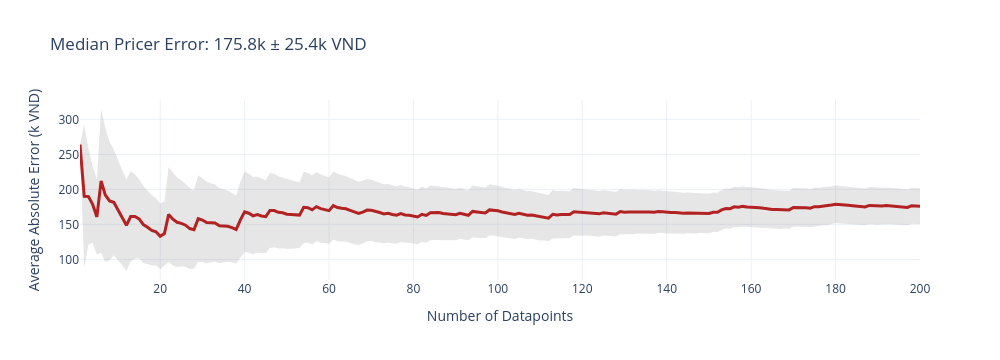
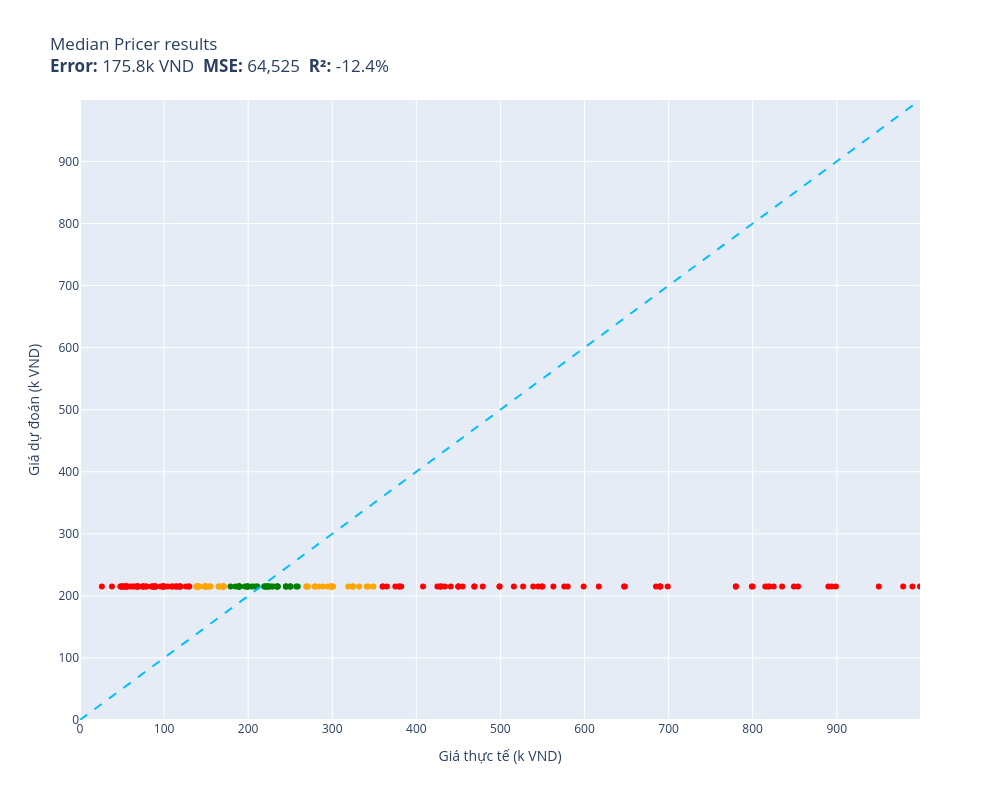

The code cell stored with these charts, in order, in its notebook:
### Code cell
training_median = float(np.median(train_prices))
print(f"Training median price: {training_median:.1f} k VND")

def median_pricer(item):
    return training_median

results["1c. Median"] = evaluate(median_pricer, test)

### Figure 1 — Plotly figure (JSON) as saved in the notebook; plotly's stock layout.template omitted (floating-point values rounded to 4 significant figures; data arrays with more than 128 entries replaced by an {"elided": "..."} marker saying what was removed)
{"data": [{"fill": "toself", "fillcolor": "rgba(128,128,128,0.2)", "hoverinfo": "skip", "line": {"color": "rgba(255,255,255,0)"}, "name": "95% CI", "showlegend": false, "type": "scatter", "x": {"elided": "400 int values"}, "y": {"elided": "400 float values"}}, {"customdata": {"elided": "200x1 float values"}, "hovertemplate": "n=%{x}<br>Avg Error=%{y:.1f}k VND<br>±95% CI=%{customdata[0]:.1f}k<extra></extra>", "line": {"color": "firebrick", "width": 3}, "mode": "lines", "name": "Cumulative Avg Error", "type": "scatter", "x": {"elided": "200 int values"}, "y": {"elided": "200 float values"}}], "layout": {"height": 360, "showlegend": false, "title": {"text": "Median Pricer Error: 175.8k ± 25.4k VND"}, "width": 1000, "xaxis": {"title": {"text": "Number of Datapoints"}}, "yaxis": {"title": {"text": "Average Absolute Error (k VND)"}}}}

### Figure 2 — Plotly figure (JSON) as saved in the notebook; plotly's stock layout.template omitted (floating-point values rounded to 4 significant figures)
{"data": [{"customdata": [["Thùng lưu trữ, hộp đựng đồ đa năng bằng ...\\Dự đoán: 215.0k VND  Thực tế: 479.0k VND"], ["Bộ Gí Đỡ Từ Đa Chức Năng Hoco PH19 - Hàn...\\Dự đoán: 215.0k VND  Thực tế: 99.0k VND"], ["Chì Kẻ Mày Xé Suri 101 Black Màu Đen E27...\\Dự đoán: 215.0k VND  Thực tế: 26.0k VND"], ["Phần Mềm Diệt Virus Trend Micro Maximum ...\\Dự đoán: 215.0k VND  Thực tế: 360.0k VND"], ["Ugreen UG20868US174TK 2M màu Hồng Dây US...\\Dự đoán: 215.0k VND  Thực tế: 126.0k VND"], ["Combo Bộ sạc ANSMANN POWERLINE 4 Smart k...\\Dự đoán: 215.0k VND  Thực tế: 685.0k VND"], ["Cặp Nút Đệm Tai Nghe Silicone Thay Thế C...\\Dự đoán: 215.0k VND  Thực tế: 50.0k VND"], ["BÚA ĐA NĂNG TOTAL THMFH0126 - HÀNG CHÍNH...\\Dự đoán: 215.0k VND  Thực tế: 527.0k VND"], ["Combo 4 miếng dán đỡ kệ gỗ VINAVU, giúp ...\\Dự đoán: 215.0k VND  Thực tế: 52.0k VND"], ["Miếng Dán Dẻo PPF Mặt Lưng, Mặt Trước Dà...\\Dự đoán: 215.0k VND  Thực tế: 130.0k VND"], ["Giá Đỡ Dây Cáp Wi WU CH011 - Hàng Chính ...\\Dự đoán: 215.0k VND  Thực tế: 110.0k VND"], ["Quần Kaki nam Khatoco Q2M578R1-CNRE598-2...\\Dự đoán: 215.0k VND  Thực tế: 434.0k VND"], ["Sạc dành cho Laptop Gaming Asus ROG Stri...\\Dự đoán: 215.0k VND  Thực tế: 950.0k VND"], ["Ba lô, balo  laptop thời trang Hàn Quốc ...\\Dự đoán: 215.0k VND  Thực tế: 100.0k VND"], ["Mũ len liền khăn lót nỉ trùm kín cổ siêu...\\Dự đoán: 215.0k VND  Thực tế: 115.0k VND"], ["Thú nhồi bông rồng sữa vô tri êm mịn - S...\\Dự đoán: 215.0k VND  Thực tế: 815.0k VND"], ["Muối Rửa Bát Finish chuyên dụng chuyên ...\\Dự đoán: 215.0k VND  Thực tế: 119.0k VND"], ["Tinh dầu Tràm Huế thương hiệu Làng Hạ 10...\\Dự đoán: 215.0k VND  Thực tế: 79.0k VND"], ["Combo Mút Trang Điểm Mastige Màu Cam Nhạ...\\Dự đoán: 215.0k VND  Thực tế: 68.0k VND"], ["Nàng Tiên Tóc Mây DK81159\\Dự đoán: 215.0k VND  Thực tế: 76.0k VND"], ["Ugreen UG30701US154TK 13CM Màu Đen Dây U...\\Dự đoán: 215.0k VND  Thực tế: 89.0k VND"], ["Phần mềm thiết kế iSolid 3D phiên bản ti...\\Dự đoán: 215.0k VND  Thực tế: 894.0k VND"], ["Quạt treo tường Lifan TE-1689 có remote ...\\Dự đoán: 215.0k VND  Thực tế: 835.0k VND"], ["Miếng Kính Cường Lực Chống Nhìn Trộm cho...\\Dự đoán: 215.0k VND  Thực tế: 450.0k VND"], ["Sandal dongnai dép quai hậu nữ A24 dù xa...\\Dự đoán: 215.0k VND  Thực tế: 90.0k VND"], ["Tinh Chất Dưỡng Sáng Da Vitamin C CNP De...\\Dự đoán: 215.0k VND  Thực tế: 780.0k VND"], ["Mì Trứng Cao Cấp Meizan (500g)\\Dự đoán: 215.0k VND  Thực tế: 50.0k VND"], ["Combo 5 Giấy Thấm Dầu Mayan  (100 Tờ / G...\\Dự đoán: 215.0k VND  Thực tế: 86.0k VND"], ["Bát Ăn Trẻ Em Amori 580ml - Hàng Cao Cấp...\\Dự đoán: 215.0k VND  Thực tế: 63.0k VND"], ["Chuột máy tính có dây Gaming Newmen GX6,...\\Dự đoán: 215.0k VND  Thực tế: 365.0k VND"], ["Ổ Khóa Chống Trộm Thông Minh\\Dự đoán: 215.0k VND  Thực tế: 88.0k VND"], ["Sữa bột Enfagrow A+ Neuropro 4 1.7kg với...\\Dự đoán: 215.0k VND  Thực tế: 979.0k VND"], ["BẠT CHỐNG NẮNG PHÍA TRONG KÍNH LÁI Xe Ô ...\\Dự đoán: 215.0k VND  Thực tế: 75.0k VND"], ["MÁY MÀI 100MM 710W TOLSEN 79544 - HÀNG C...\\Dự đoán: 215.0k VND  Thực tế: 647.0k VND"], ["Máy Đo Huyết Áp Cơ ALPK2 - Nhập Khẩu Chí...\\Dự đoán: 215.0k VND  Thực tế: 825.0k VND"], ["Chà bông xù Viettin Mart 500G\\Dự đoán: 215.0k VND  Thực tế: 113.0k VND"], ["Mũ Lưỡi Trai Nam Thời Trang Lính Cao Cấp...\\Dự đoán: 215.0k VND  Thực tế: 85.0k VND"], ["Pin dùng cho Laptop Acer One 725 - Hàng ...\\Dự đoán: 215.0k VND  Thực tế: 516.0k VND"], ["Giày Sandal (Xăng Đan) dép quai hậu big ...\\Dự đoán: 215.0k VND  Thực tế: 580.0k VND"], ["Ốp lưng chống sốc vân kim loại cho Samsu...\\Dự đoán: 215.0k VND  Thực tế: 75.0k VND"], ["Canxi Nano calcium D3 MK7 -Hộp 100 Viên ...\\Dự đoán: 215.0k VND  Thực tế: 119.0k VND"], ["Rượu Vang Chile Yali Wetland Reserva Cab...\\Dự đoán: 215.0k VND  Thực tế: 450.0k VND"], ["Miếng Lót Chuột MousePad Trải Bàn Nitend...\\Dự đoán: 215.0k VND  Thực tế: 119.0k VND"], ["Balo Laptop 15.6 inch KMORE The CARTER -...\\Dự đoán: 215.0k VND  Thực tế: 550.0k VND"], ["Kiếng Hậu Kitaco Z2 Japan 10mm\\Dự đoán: 215.0k VND  Thực tế: 690.0k VND"], ["Sữa bột Nestlé NAN INFINIPRO A2 1 với cô...\\Dự đoán: 215.0k VND  Thực tế: 690.0k VND"], ["Balo Nữ Thời Trang 3in1 Hình BTS MH566\\Dự đoán: 215.0k VND  Thực tế: 49.0k VND"], ["Bình Uống Nước Cho Bé LocknLock HAP916 4...\\Dự đoán: 215.0k VND  Thực tế: 408.0k VND"], ["Thắt Lưng Nữ Dây Nịt Nữ Button mang đầm ...\\Dự đoán: 215.0k VND  Thực tế: 99.0k VND"], ["Chảo Nhôm Chống Dính You Cook 18cm\\Dự đoán: 215.0k VND  Thực tế: 109.0k VND"], ["THINK BIG DO BIGGER, mã G92. Áo thun nam...\\Dự đoán: 215.0k VND  Thực tế: 99.0k VND"], ["Quần Jean nam Leman đen mài xám JD14 - S...\\Dự đoán: 215.0k VND  Thực tế: 549.0k VND"], ["Áo ren organza trắng Maxivic M042302\\Dự đoán: 215.0k VND  Thực tế: 890.0k VND"], ["Nón hiphop NEON POKER black\\Dự đoán: 215.0k VND  Thực tế: 99.0k VND"], ["Serum Prettyskin B5 Phục Hồi, Dưỡng Sáng...\\Dự đoán: 215.0k VND  Thực tế: 375.0k VND"], ["Sạc Tương Thích Cho Laptop Asus Vivobook...\\Dự đoán: 215.0k VND  Thực tế: 800.0k VND"], ["Thắt lưng bản 4cm. Mặt khoá phong cách\\Dự đoán: 215.0k VND  Thực tế: 79.0k VND"], ["Bộ chuyển đổi Mini displayport sang H...\\Dự đoán: 215.0k VND  Thực tế: 563.0k VND"], ["Ví nữ cầm tay vuông mini hình cỏ ba lá  ...\\Dự đoán: 215.0k VND  Thực tế: 38.0k VND"], ["Máy Xay Sinh Tố BlueStone BLB-5328 1.5 L...\\Dự đoán: 215.0k VND  Thực tế: 999.0k VND"], ["[Hàng Chính Hãng] Loa SoundMax A180/2...\\Dự đoán: 215.0k VND  Thực tế: 455.0k VND"], ["Bánh Custas kem trứng Orion hộp 276g\\Dự đoán: 215.0k VND  Thực tế: 60.0k VND"], ["Đèn pin đội đầu j78 chiếu xa ánh sáng mạ...\\Dự đoán: 215.0k VND  Thực tế: 379.0k VND"], ["Loa SUB Siêu Trầm Cao Cấp S1 - Hàng Nhập...\\Dự đoán: 215.0k VND  Thực tế: 849.0k VND"], ["Combo 3 Kem Đánh Răng P/S Trắng Răng Tha...\\Dự đoán: 215.0k VND  Thực tế: 104.0k VND"], ["Cáp âm thanh chuyển jack 3.5mm sang 2 đầ...\\Dự đoán: 215.0k VND  Thực tế: 115.0k VND"], ["Ugreen UG80110CM261TK bộ chuyển RS232 ra...\\Dự đoán: 215.0k VND  Thực tế: 441.0k VND"], ["THANH XỐP RUY BĂNG CUỐN TÓC KHÔNG NHIỆT ...\\Dự đoán: 215.0k VND  Thực tế: 96.0k VND"], ["Máy Nghe Nhạc MP3 Ruizu X02 8GB - Hàng C...\\Dự đoán: 215.0k VND  Thực tế: 576.0k VND"], ["Hộp Đựng Thuốc Lá 20 Điếu Dài Slim Nút B...\\Dự đoán: 215.0k VND  Thực tế: 99.0k VND"], ["Bàn Xếp Gọn Gỗ Tự Nhiên BM 50cm x 70cm (...\\Dự đoán: 215.0k VND  Thực tế: 854.0k VND"], ["Bông tẩy tế bào chết và dưỡng ẩm da cho ...\\Dự đoán: 215.0k VND  Thực tế: 430.0k VND"], ["Combo 2 bộ miếng lót cho giày rộng V.3 T...\\Dự đoán: 215.0k VND  Thực tế: 48.0k VND"], ["Wekki Đồ Chơi Lắp Ráp Tiệm Đá Bào Wk5060...\\Dự đoán: 215.0k VND  Thực tế: 499.0k VND"], ["Ốp lưng dành cho Samsung M20 Chim Lửa N...\\Dự đoán: 215.0k VND  Thực tế: 55.0k VND"], ["Ly  Thuỷ Tinh Pha Lê Ý RCR 360ml\\Dự đoán: 215.0k VND  Thực tế: 382.0k VND"], ["Tông đơ chấn viền Kemei KM-2299 lưỡi cắt...\\Dự đoán: 215.0k VND  Thực tế: 499.0k VND"], ["KEM CHỐNG NẮNG DƯỠNG DA VITAMIN - INICO ...\\Dự đoán: 215.0k VND  Thực tế: 380.0k VND"], ["Kẹp Gỗ Đa Năng  Dùng Để Gắp Kẹp Thức Ăn ...\\Dự đoán: 215.0k VND  Thực tế: 57.0k VND"], ["Ốp lưng dành cho Oppo Reno 5 mẫu Lá Phon...\\Dự đoán: 215.0k VND  Thực tế: 55.0k VND"], ["Máy lọc không khí xe hơi ô tô công nghệ ...\\Dự đoán: 215.0k VND  Thực tế: 425.0k VND"], ["Mũ bucket tai bèo form tròn may nhiều mả...\\Dự đoán: 215.0k VND  Thực tế: 55.0k VND"], ["Kính râm nam Solex chữ H Mắt kính thủy t...\\Dự đoán: 215.0k VND  Thực tế: 469.0k VND"], ["Nón lá vẽ mỹ nghệ hoạ tiết Cô gái trong ...\\Dự đoán: 215.0k VND  Thực tế: 65.0k VND"], ["MŨI KHOAN ĐẤT Φ150X800MM INGCO GEA55221-...\\Dự đoán: 215.0k VND  Thực tế: 648.0k VND"], ["Hộp Nhựa 200x120x75mm - Chống nước CT\\Dự đoán: 215.0k VND  Thực tế: 53.0k VND"], ["Cặp đèn thờ bằng gỗ khắc chữ  phúc lộc t...\\Dự đoán: 215.0k VND  Thực tế: 899.0k VND"], ["Chuột Razer DeathAdder Essential-Ergonom...\\Dự đoán: 215.0k VND  Thực tế: 699.0k VND"], ["Ngũ cốc Xuân An yến mạch hạnh nhân hạt c...\\Dự đoán: 215.0k VND  Thực tế: 87.0k VND"], ["Khóa Đồng 75 CS Series ABUS (60mm)\\Dự đoán: 215.0k VND  Thực tế: 799.0k VND"], ["Nệm Massage toàn thân Bella Plus MK292\\Dự đoán: 215.0k VND  Thực tế: 599.0k VND"], ["Giấy Vẽ Faber 200g Khổ A4 Fish 104002\\Dự đoán: 215.0k VND  Thực tế: 68.0k VND"], ["Kệ khay chữ nhật để miếng rửa chén có Kh...\\Dự đoán: 215.0k VND  Thực tế: 69.0k VND"], ["[HSD 03/2027] Sữa Tắm On: The Body Cấp Ẩ...\\Dự đoán: 215.0k VND  Thực tế: 129.0k VND"], ["Bông Lau Thay Thế Cho Chổi Lau Nhà Cao C...\\Dự đoán: 215.0k VND  Thực tế: 68.0k VND"], ["Quánh Đúc Chống Dính Vân Đá Đáy Từ Ecora...\\Dự đoán: 215.0k VND  Thực tế: 469.0k VND"], ["Hộp mực Thuận Phong 204A dùng cho máy in...\\Dự đoán: 215.0k VND  Thực tế: 990.0k VND"], ["Bộ 6 Ly Thủy Tinh Diamond Bormioli Rocco...\\Dự đoán: 215.0k VND  Thực tế: 428.0k VND"], ["Mô hình xe Lamborghini Terzo Milennio 1:...\\Dự đoán: 215.0k VND  Thực tế: 429.0k VND"], ["Sạc Tương Thích Cho Laptop Asus 150w TUF...\\Dự đoán: 215.0k VND  Thực tế: 780.0k VND"], ["Lược cắt tóc Nhật Bản YS PARK cho tóc ng...\\Dự đoán: 215.0k VND  Thực tế: 360.0k VND"], ["Túi du lịch dung lượng lớn Business Trav...\\Dự đoán: 215.0k VND  Thực tế: 545.0k VND"], ["Ốp in cho Samsung Galaxy A10 mẫu Động Vậ...\\Dự đoán: 215.0k VND  Thực tế: 55.0k VND"], ["Sữa Dưỡng Hỗ Trợ Mờ Nám Luxury Exosome E...\\Dự đoán: 215.0k VND  Thực tế: 690.0k VND"], ["Sạc cho laptop Dell Gaming Inspiron 7567...\\Dự đoán: 215.0k VND  Thực tế: 617.0k VND"], ["Mật Ong Vihoney 180ml\\Dự đoán: 215.0k VND  Thực tế: 75.0k VND"], ["Vòng bi xe máy KONLON 63/22 Open\\Dự đoán: 215.0k VND  Thực tế: 90.0k VND"], ["KB31EKT - Thẻ chìa khóa khách sạn Vivace...\\Dự đoán: 215.0k VND  Thực tế: 818.0k VND"], ["Bộ Lắp Ghép Cho Bé 3D Mideer Translucent...\\Dự đoán: 215.0k VND  Thực tế: 450.0k VND"], ["Máy nghe nhạc Lossless Ruizu X05 Bộ Nhớ ...\\Dự đoán: 215.0k VND  Thực tế: 539.0k VND"], ["Cây gãi lưng/ gãi ngứa bằng sừng Trâu [M...\\Dự đoán: 215.0k VND  Thực tế: 89.0k VND"], ["Bàn Phím dùng cho laptop HP Folio 13.3\" ...\\Dự đoán: 215.0k VND  Thực tế: 820.0k VND"], ["Make Today Great, mã G276. Hãy tỏa sáng ...\\Dự đoán: 215.0k VND  Thực tế: 119.0k VND"], ["Vớ tất thể thao nam cổ trung ELLE ACTIVE...\\Dự đoán: 215.0k VND  Thực tế: 70.0k VND"]], "hovertemplate": "%{customdata[0]}<extra></extra>", "legendgroup": "red", "marker": {"color": "red", "size": 6, "symbol": "circle"}, "mode": "markers", "name": "red", "orientation": "v", "showlegend": true, "type": "scatter", "x": [479, 99, 26, 360, 126, 685, 50, 527, 52, 130, 110, 434, 950, 100, 115, 815, 119, 79, 68, 76, 89, 894, 835, 450, 90, 780, 50, 86, 63, 365, 88, 979, 75, 647, 825, 113, 85, 516, 580, 75, 119, 450, 119, 550, 690, 690, 49, 408, 99, 109, 99, 549, 890, 99, 375, 800, 79, 563, 38, 999, 455, 60, 379, 849, 104, 115, 441, 96, 576, 99, 854, 430, 48, 499, 55, 382, 499, 380, 57, 55, 425, 55, 469, 65, 648, 53, 899, 699, 87, 799, 599, 68, 69, 129, 68, 469, 990, 428, 429, 780, 360, 545, 55, 690, 617, 75, 90, 818, 450, 539, 89, 820, 119, 70], "xaxis": "x", "y": [215.0, 215.0, 215.0, 215.0, 215.0, 215.0, 215.0, 215.0, 215.0, 215.0, 215.0, 215.0, 215.0, 215.0, 215.0, 215.0, 215.0, 215.0, 215.0, 215.0, 215.0, 215.0, 215.0, 215.0, 215.0, 215.0, 215.0, 215.0, 215.0, 215.0, 215.0, 215.0, 215.0, 215.0, 215.0, 215.0, 215.0, 215.0, 215.0, 215.0, 215.0, 215.0, 215.0, 215.0, 215.0, 215.0, 215.0, 215.0, 215.0, 215.0, 215.0, 215.0, 215.0, 215.0, 215.0, 215.0, 215.0, 215.0, 215.0, 215.0, 215.0, 215.0, 215.0, 215.0, 215.0, 215.0, 215.0, 215.0, 215.0, 215.0, 215.0, 215.0, 215.0, 215.0, 215.0, 215.0, 215.0, 215.0, 215.0, 215.0, 215.0, 215.0, 215.0, 215.0, 215.0, 215.0, 215.0, 215.0, 215.0, 215.0, 215.0, 215.0, 215.0, 215.0, 215.0, 215.0, 215.0, 215.0, 215.0, 215.0, 215.0, 215.0, 215.0, 215.0, 215.0, 215.0, 215.0, 215.0, 215.0, 215.0, 215.0, 215.0, 215.0, 215.0], "yaxis": "y"}, {"customdata": [["Ugreen UG30771US230TK card mạng PCI-e 1x...\\Dự đoán: 215.0k VND  Thực tế: 284.0k VND"], ["Sạc Tương Thích Cho Laptop Hp Pavilion 1...\\Dự đoán: 215.0k VND  Thực tế: 341.0k VND"], ["Thức ăn IGUANA Trưởng Thành Bí Đỏ GREENA...\\Dự đoán: 215.0k VND  Thực tế: 148.0k VND"], ["Bàn Phím Tương Thích Cho Laptop Lenovo -...\\Dự đoán: 215.0k VND  Thực tế: 269.0k VND"], ["Dây đai du lịch Master Lock 4701EURDGRN ...\\Dự đoán: 215.0k VND  Thực tế: 324.0k VND"], ["Quần bơi lưng cao LMcation Anita - Vườn ...\\Dự đoán: 215.0k VND  Thực tế: 149.0k VND"], ["[Mẫu mới] Tã quần SunMate siêu mềm mại G...\\Dự đoán: 215.0k VND  Thực tế: 165.0k VND"], ["Áo Bóng Đá Retro Real Madrid 2006/2007 -...\\Dự đoán: 215.0k VND  Thực tế: 299.0k VND"], ["Bóng Đèn Ô Tô Xtec H15 12V 15/55W\\Dự đoán: 215.0k VND  Thực tế: 171.0k VND"], ["Kính mát nam Mắt vuông chống nắng uv thờ...\\Dự đoán: 215.0k VND  Thực tế: 140.0k VND"], ["Kính cường lực trong suốt Kuzoom cho iPa...\\Dự đoán: 215.0k VND  Thực tế: 169.0k VND"], ["COMBO 2 ĐÈN TƯỜNG TRANG TRÍ TRONG NHÀ MS...\\Dự đoán: 215.0k VND  Thực tế: 295.0k VND"], ["Dụng cụ đốt Palo santo - Palo santo Hold...\\Dự đoán: 215.0k VND  Thực tế: 138.0k VND"], ["Bộ Tháo Mắt Xích Xe Loại Tốt – Gọn Nhẹ, ...\\Dự đoán: 215.0k VND  Thực tế: 165.0k VND"], ["Bơm Hơi Đạp Chân Cho ÔTÔ , Xe Máy, Xe Đạ...\\Dự đoán: 215.0k VND  Thực tế: 149.0k VND"], ["Cặp Đựng Laptop Chống Sốc Cao Cấp, Cặp Đ...\\Dự đoán: 215.0k VND  Thực tế: 325.0k VND"], ["Thuốc Bột Nhuộm Hoa Tươi  màu thực phẩm ...\\Dự đoán: 215.0k VND  Thực tế: 150.0k VND"], ["Chân váy công sở dáng đuôi cá, Lưng cao,...\\Dự đoán: 215.0k VND  Thực tế: 349.0k VND"], ["Dép Sandal nam da bò nhập khẩu nguyên tấ...\\Dự đoán: 215.0k VND  Thực tế: 301.0k VND"], ["Khăn lụa choàng cổ 02\\Dự đoán: 215.0k VND  Thực tế: 149.0k VND"], ["Loa HP 2000 (VS)\\Dự đoán: 215.0k VND  Thực tế: 153.0k VND"], ["Chuột Gaming T-Wolf G560 Led USB - Hàng ...\\Dự đoán: 215.0k VND  Thực tế: 140.0k VND"], ["Túi xách công sở nam dọc cao cấp chống t...\\Dự đoán: 215.0k VND  Thực tế: 299.0k VND"], ["Vỏ Hột Quẹt Bật Lửa Xăng Đá Zorro ZC5-6 ...\\Dự đoán: 215.0k VND  Thực tế: 343.0k VND"], ["Xịt Dưỡng Ẩm Eucerin Cho Da Nhạy Cảm 50m...\\Dự đoán: 215.0k VND  Thực tế: 170.0k VND"], ["Bọc Vô Lăng CIND C037 Size M Màu Kem\\Dự đoán: 215.0k VND  Thực tế: 142.0k VND"], ["Bàn Phím dùng cho Laptop ACER Extensa 25...\\Dự đoán: 215.0k VND  Thực tế: 271.0k VND"], ["Giày Sandal Nữ BIGGBEN Da Bò Thật SDN62\\Dự đoán: 215.0k VND  Thực tế: 289.0k VND"], ["Combo 10 Mặt Nạ Banobagi Kháng Viêm, Giả...\\Dự đoán: 215.0k VND  Thực tế: 170.0k VND"], ["Combo Pharmaact Sảng Khoái Mát Lạnh - Ch...\\Dự đoán: 215.0k VND  Thực tế: 139.0k VND"], ["Gối Tựa Lưng Massage Túi Khí Kéo Dãn,Tíc...\\Dự đoán: 215.0k VND  Thực tế: 319.0k VND"], ["COMBO 2 Sợi Dây Buộc Tóc ADIDAS ADAC-165...\\Dự đoán: 215.0k VND  Thực tế: 332.0k VND"], ["Combo kem bôi da thuần mộc ngừa rôm sảy ...\\Dự đoán: 215.0k VND  Thực tế: 270.0k VND"], ["Đồ chơi lắp ráp Mô hình máy bay ném bom ...\\Dự đoán: 215.0k VND  Thực tế: 299.0k VND"], ["Bọt dung dịch vệ sinh dành cho teen Oris...\\Dự đoán: 215.0k VND  Thực tế: 155.0k VND"], ["Kệ đỡ giá đỡ đế tản nhiệt cho ipad máy t...\\Dự đoán: 215.0k VND  Thực tế: 139.0k VND"], ["Xích đeo quần 2 lớp thép titan không đen...\\Dự đoán: 215.0k VND  Thực tế: 171.0k VND"], ["(HCM) Tranh treo tường trang trí decor t...\\Dự đoán: 215.0k VND  Thực tế: 280.0k VND"], ["Sạc cho Laptop MSI PS42 8RA  Hàng Nhập k...\\Dự đoán: 215.0k VND  Thực tế: 299.0k VND"], ["Ốp Lưng Kính Cường Lực Trong Suốt Hoàn T...\\Dự đoán: 215.0k VND  Thực tế: 141.0k VND"], ["Áo Mưa 1 Người Bít Sườn Thời Trang, RAND...\\Dự đoán: 215.0k VND  Thực tế: 169.0k VND"], ["Hộp mực 35A 85A 36A Halloya có lỗ đổ mực...\\Dự đoán: 215.0k VND  Thực tế: 150.0k VND"], ["Bộ cấp nước bồn cầu - Bộ cấp nước két nư...\\Dự đoán: 215.0k VND  Thực tế: 155.0k VND"], ["Giày Sandal Nữ Đế Xuồng HÀ NAM Da Bò Thậ...\\Dự đoán: 215.0k VND  Thực tế: 279.0k VND"], ["Tam sơn tam cấp kệ để bát hương ,nhang b...\\Dự đoán: 215.0k VND  Thực tế: 299.0k VND"], ["Áo Sơ Mi Nam Công Sở Trung Niên Thương H...\\Dự đoán: 215.0k VND  Thực tế: 325.0k VND"], ["Găng tay da nam mẫu HOT Siêu CẢM ỨNG, Si...\\Dự đoán: 215.0k VND  Thực tế: 139.0k VND"]], "hovertemplate": "%{customdata[0]}<extra></extra>", "legendgroup": "orange", "marker": {"color": "orange", "size": 6, "symbol": "circle"}, "mode": "markers", "name": "orange", "orientation": "v", "showlegend": true, "type": "scatter", "x": [284, 341, 148, 269, 324, 149, 165, 299, 171, 140, 169, 295, 138, 165, 149, 325, 150, 349, 301, 149, 153, 140, 299, 343, 170, 142, 271, 289, 170, 139, 319, 332, 270, 299, 155, 139, 171, 280, 299, 141, 169, 150, 155, 279, 299, 325, 139], "xaxis": "x", "y": [215.0, 215.0, 215.0, 215.0, 215.0, 215.0, 215.0, 215.0, 215.0, 215.0, 215.0, 215.0, 215.0, 215.0, 215.0, 215.0, 215.0, 215.0, 215.0, 215.0, 215.0, 215.0, 215.0, 215.0, 215.0, 215.0, 215.0, 215.0, 215.0, 215.0, 215.0, 215.0, 215.0, 215.0, 215.0, 215.0, 215.0, 215.0, 215.0, 215.0, 215.0, 215.0, 215.0, 215.0, 215.0, 215.0, 215.0], "yaxis": "y"}, {"customdata": [["COMBO 10 QUẦN ĐIỀU HÒA THÔNG HƠI 5083\\Dự đoán: 215.0k VND  Thực tế: 245.0k VND"], ["Bịch cà phê hòa tan 3 in 1 Meet More (50...\\Dự đoán: 215.0k VND  Thực tế: 189.0k VND"], ["KHĂN CHOÀNG CASHMERE CAO CẤP CAS15\\Dự đoán: 215.0k VND  Thực tế: 223.0k VND"], ["KHĂN CHOÀNG CASHMERE CAO CẤP CAS34\\Dự đoán: 215.0k VND  Thực tế: 223.0k VND"], ["Lốc 4 Gói băng vệ sinh Kotex Bảo Vệ Toàn...\\Dự đoán: 215.0k VND  Thực tế: 196.0k VND"], ["Áo len dài tay nam thời trang Hàn Quốc S...\\Dự đoán: 215.0k VND  Thực tế: 189.0k VND"], ["Đồ Chơi Tay Cầm Âm Nhạc 2 TOONYKIDS - Đồ...\\Dự đoán: 215.0k VND  Thực tế: 224.0k VND"], ["Combo hộp   3 món  đeo tay  xinh xắn  ph...\\Dự đoán: 215.0k VND  Thực tế: 219.0k VND"], ["Giày cao gót 7 phân vải dệt, mũi nhọn hở...\\Dự đoán: 215.0k VND  Thực tế: 204.0k VND"], ["Tấm dán patch_velcro treo tường\\Dự đoán: 215.0k VND  Thực tế: 220.0k VND"], ["Nệm cho chó mèo 40x50cm Điều Hòa phù hợp...\\Dự đoán: 215.0k VND  Thực tế: 200.0k VND"], ["Gối Cao Su Non Chống Méo Đầu Cho Bé\\Dự đoán: 215.0k VND  Thực tế: 225.0k VND"], ["Bộ Pyjama HUONGTAM Phi tay dài nam cao c...\\Dự đoán: 215.0k VND  Thực tế: 259.0k VND"], ["Dầu gội nam Home Scape Care giảm gàu chă...\\Dự đoán: 215.0k VND  Thực tế: 235.0k VND"], ["Đồ Bộ Pijama Thun 3D Lửng Freesize 40-68...\\Dự đoán: 215.0k VND  Thực tế: 189.0k VND"], ["Kính xinh, Kính râm Mắt mèo Hàn Quốc thờ...\\Dự đoán: 215.0k VND  Thực tế: 189.0k VND"], ["Ốp lưng da HDD có ngăn đựng thẻ kèm kệ c...\\Dự đoán: 215.0k VND  Thực tế: 199.0k VND"], ["AirTag Charm Strap hàng chính hãng Bone\\Dự đoán: 215.0k VND  Thực tế: 245.0k VND"], ["Gấu Bông Đựng Khăn Giấy và Sọt Rác Tiện ...\\Dự đoán: 215.0k VND  Thực tế: 250.0k VND"], ["Giày Da Nam Giá Rẻ Dập Vân Cá Sấu Có Chu...\\Dự đoán: 215.0k VND  Thực tế: 199.0k VND"], ["Tranh Xếp Hình Random Cut 750 Mảnh Minh ...\\Dự đoán: 215.0k VND  Thực tế: 189.0k VND"], ["Bộ Test Nước Emaux CE029\\Dự đoán: 215.0k VND  Thực tế: 210.0k VND"], ["Đồ Chơi Giáo Dục Sớm Tháp Xếp Chồng Lala...\\Dự đoán: 215.0k VND  Thực tế: 179.0k VND"], ["Bao da dành cho Samsung Galaxy Tab S6 10...\\Dự đoán: 215.0k VND  Thực tế: 228.0k VND"], ["Giày tây Giày lười nam hàn quốc đai kim ...\\Dự đoán: 215.0k VND  Thực tế: 222.0k VND"], ["(ẢNH THẬT) Tranh treo tường núi non hùng...\\Dự đoán: 215.0k VND  Thực tế: 250.0k VND"], ["Ốp Lưng Nillkin Super Frosted Shield Pro...\\Dự đoán: 215.0k VND  Thực tế: 190.0k VND"], ["Cavat 8cm bản lớn Hàn Quốc cao cấp, kẻ x...\\Dự đoán: 215.0k VND  Thực tế: 220.0k VND"], ["Giá đỡ điện thoại để bàn chất liệu plast...\\Dự đoán: 215.0k VND  Thực tế: 211.0k VND"], ["Bộ combo Vệ Sinh & Khửi mùi Giày Dép Sne...\\Dự đoán: 215.0k VND  Thực tế: 229.0k VND"], ["Bao Case Ốp Cứng Trong Suốt PC bảo vệ ch...\\Dự đoán: 215.0k VND  Thực tế: 250.0k VND"], ["Sữa tắm joyce & doll cho chó mèo - Sữa t...\\Dự đoán: 215.0k VND  Thực tế: 235.0k VND"], ["Sạc Laptop dùng cho Máy Tinh HP - Kèm Dâ...\\Dự đoán: 215.0k VND  Thực tế: 233.0k VND"], ["Bàn phím dùng cho Laptop Asus F451c Asus...\\Dự đoán: 215.0k VND  Thực tế: 245.0k VND"], ["(GIÁ TỐT) Giày đế xuồng nữ da bò thật mà...\\Dự đoán: 215.0k VND  Thực tế: 185.0k VND"], ["Cường lực chống nhìn trộm WiWU iPhone 14...\\Dự đoán: 215.0k VND  Thực tế: 207.0k VND"], ["Bao da Dux Ducis dành cho iPhone 15 Pro ...\\Dự đoán: 215.0k VND  Thực tế: 235.0k VND"], ["Bao da Máy tính bảng Honor Tab V7 Pro tr...\\Dự đoán: 215.0k VND  Thực tế: 199.0k VND"], ["Bàn phím cho 4736 4736G 4736Z 4736ZG 481...\\Dự đoán: 215.0k VND  Thực tế: 257.0k VND"]], "hovertemplate": "%{customdata[0]}<extra></extra>", "legendgroup": "green", "marker": {"color": "green", "size": 6, "symbol": "circle"}, "mode": "markers", "name": "green", "orientation": "v", "showlegend": true, "type": "scatter", "x": [245, 189, 223, 223, 196, 189, 224, 219, 204, 220, 200, 225, 259, 235, 189, 189, 199, 245, 250, 199, 189, 210, 179, 228, 222, 250, 190, 220, 211, 229, 250, 235, 233, 245, 185, 207, 235, 199, 257], "xaxis": "x", "y": [215.0, 215.0, 215.0, 215.0, 215.0, 215.0, 215.0, 215.0, 215.0, 215.0, 215.0, 215.0, 215.0, 215.0, 215.0, 215.0, 215.0, 215.0, 215.0, 215.0, 215.0, 215.0, 215.0, 215.0, 215.0, 215.0, 215.0, 215.0, 215.0, 215.0, 215.0, 215.0, 215.0, 215.0, 215.0, 215.0, 215.0, 215.0, 215.0], "yaxis": "y"}, {"hoverinfo": "skip", "line": {"color": "deepskyblue", "dash": "dash", "width": 2}, "mode": "lines", "name": "y = x", "showlegend": false, "type": "scatter", "x": [0, 999], "y": [0, 999]}], "layout": {"height": 800, "legend": {"title": {"text": "color"}, "tracegroupgap": 0}, "showlegend": false, "title": {"text": "Median Pricer results<br><b>Error:</b> 175.8k VND  <b>MSE:</b> 64,525  <b>R²:</b> -12.4%"}, "width": 1000, "xaxis": {"anchor": "y", "domain": [0, 1], "range": [0, 999], "title": {"text": "Giá thực tế (k VND)"}}, "yaxis": {"anchor": "x", "domain": [0, 1], "range": [0, 999], "title": {"text": "Giá dự đoán (k VND)"}}}}
